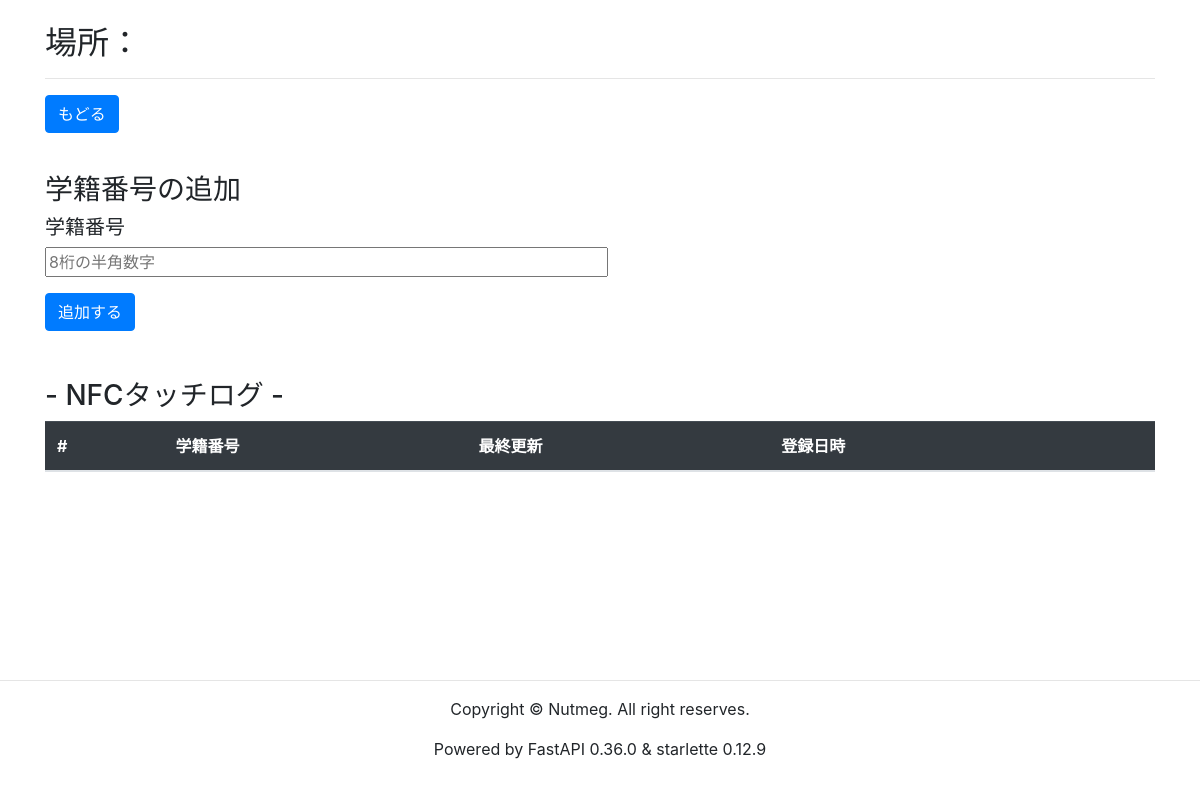
Before: /place/2 with the older database file.
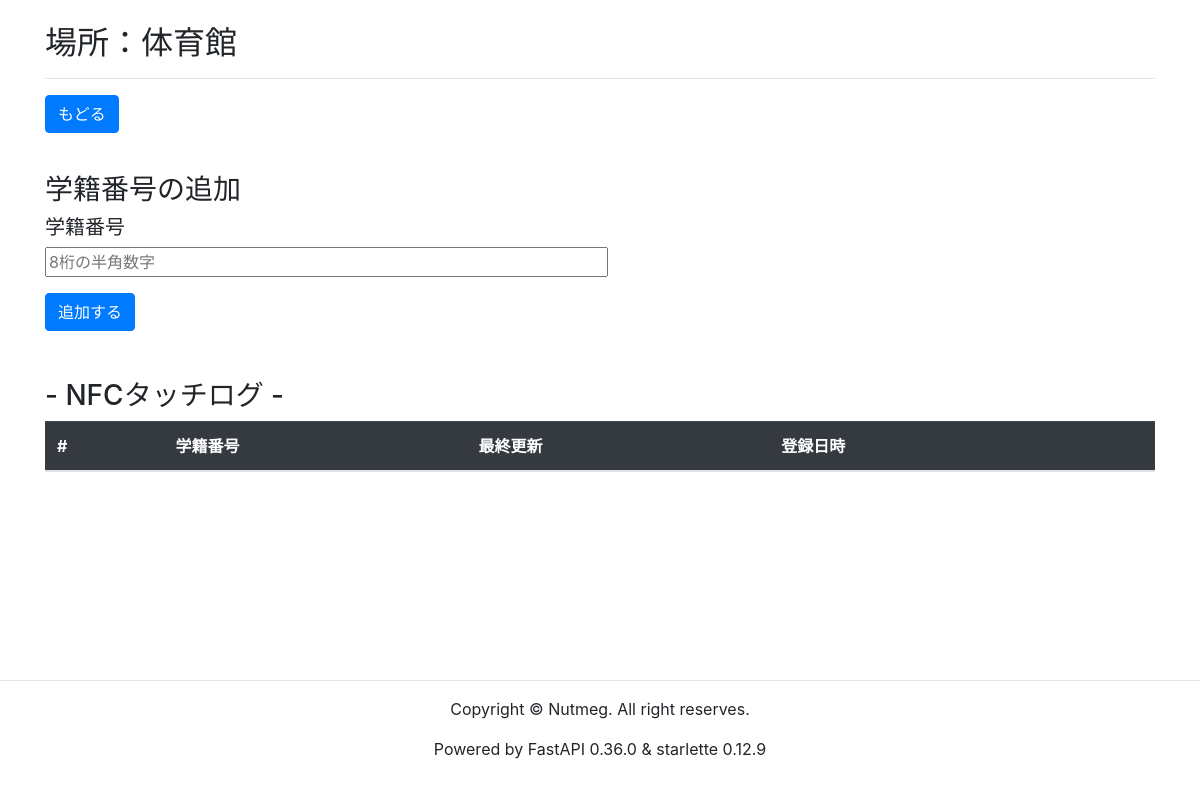
After: the same page with the newer database file.
### models.py (models this page shows, shortened)
class Place(Base):
    __tablename__ = 'place'
    id = Column(
        'id',
        INTEGER(unsigned=True),
        primary_key=True,
        autoincrement=True,
    )
    name = Column('name', String(256))

### controllers.py (the view)
@app.get('/place/{p_id}')
@app.post('/place/{p_id}')
def place(request: Request, p_id :int):
  place = db.session.query(Place).filter(Place.id == p_id).first()
  user = db.session.query(User).filter(User.place_id == p_id).all()
  db.session.close()
  return templates.TemplateResponse('place.html',
                                    {'request': request,
                                    'place': place,
                                    'user': user})

### templates/place.html (shortened to what this page needs)
{% extends "layout.html" %}
{% block content %}
<br>
<h2>場所：{{ place.name }}</h2>
<hr>
<p><a href="/" class="btn btn-primary">もどる</a></p>
<br>
<h3>学籍番号の追加</h3>
<form action="/place/{{ place.id }}/add" method="post">
    <h5>学籍番号</h5>
    <p><input type="text" size="50" maxlength="8" name="st_num" Placeholder="8桁の半角数字"></p>
    <button type="submit" class="btn btn-primary">追加する</button>
</form>
<br><br>
<h3> - NFCタッチログ - </h3>
<table class="table">
    <thead class="table-dark">
    <tr>
        <th>#</th>
        <th>学籍番号</th>
        <th>最終更新</th>
        <th>登録日時</th>
        <th></th>
    </tr>
    </thead>
</table>
<br><br>
<br>
{% endblock %}

Changed rows visible on the page:
added Place: name "体育館"
